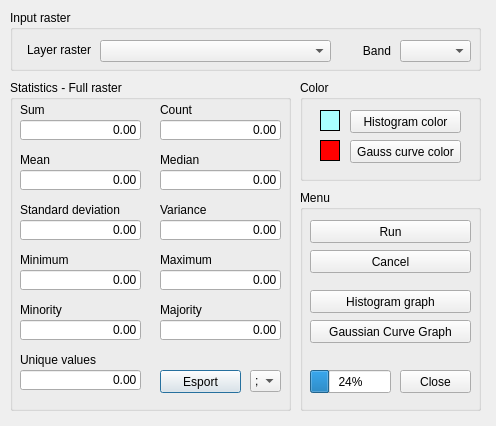
<?xml version="1.0" encoding="UTF-8"?>
<ui version="4.0">
 <class>RasterStatsPlusDialogBase</class>
 <widget class="QDialog" name="RasterStatsPlusDialogBase">
  <property name="geometry">
   <rect>
    <x>0</x>
    <y>0</y>
    <width>496</width>
    <height>426</height>
   </rect>
  </property>
  <property name="windowTitle">
   <string>Raster Stats Plus</string>
  </property>
  <widget class="QGroupBox" name="groupBox_1">
   <property name="geometry">
    <rect>
     <x>10</x>
     <y>10</y>
     <width>471</width>
     <height>61</height>
    </rect>
   </property>
   <property name="title">
    <string>Input raster</string>
   </property>
   <widget class="QComboBox" name="cmb_raster_load">
    <property name="geometry">
     <rect>
      <x>90</x>
      <y>30</y>
      <width>231</width>
      <height>22</height>
     </rect>
    </property>
   </widget>
   <widget class="QLabel" name="label">
    <property name="geometry">
     <rect>
      <x>340</x>
      <y>30</y>
      <width>41</width>
      <height>21</height>
     </rect>
    </property>
    <property name="text">
     <string>Band</string>
    </property>
    <property name="alignment">
     <set>Qt::AlignRight|Qt::AlignTrailing|Qt::AlignVCenter</set>
    </property>
   </widget>
   <widget class="QComboBox" name="cmb_field">
    <property name="geometry">
     <rect>
      <x>390</x>
      <y>30</y>
      <width>71</width>
      <height>22</height>
     </rect>
    </property>
   </widget>
   <widget class="QLabel" name="label_16">
    <property name="geometry">
     <rect>
      <x>10</x>
      <y>30</y>
      <width>71</width>
      <height>20</height>
     </rect>
    </property>
    <property name="locale">
     <locale language="English" country="UnitedStates"/>
    </property>
    <property name="text">
     <string>Layer raster</string>
    </property>
    <property name="alignment">
     <set>Qt::AlignRight|Qt::AlignTrailing|Qt::AlignVCenter</set>
    </property>
   </widget>
  </widget>
  <widget class="QGroupBox" name="groupBox_5">
   <property name="geometry">
    <rect>
     <x>10</x>
     <y>80</y>
     <width>281</width>
     <height>331</height>
    </rect>
   </property>
   <property name="title">
    <string>Statistics - Full raster</string>
   </property>
   <widget class="QLabel" name="label_2">
    <property name="geometry">
     <rect>
      <x>10</x>
      <y>20</y>
      <width>131</width>
      <height>20</height>
     </rect>
    </property>
    <property name="locale">
     <locale language="English" country="UnitedStates"/>
    </property>
    <property name="text">
     <string>Sum</string>
    </property>
    <property name="alignment">
     <set>Qt::AlignLeading|Qt::AlignLeft|Qt::AlignVCenter</set>
    </property>
   </widget>
   <widget class="QLineEdit" name="lineEdit_sum">
    <property name="geometry">
     <rect>
      <x>10</x>
      <y>40</y>
      <width>121</width>
      <height>20</height>
     </rect>
    </property>
    <property name="text">
     <string>0.00</string>
    </property>
    <property name="alignment">
     <set>Qt::AlignRight|Qt::AlignTrailing|Qt::AlignVCenter</set>
    </property>
    <property name="readOnly">
     <bool>true</bool>
    </property>
   </widget>
   <widget class="QLineEdit" name="lineEdit_count">
    <property name="geometry">
     <rect>
      <x>150</x>
      <y>40</y>
      <width>121</width>
      <height>20</height>
     </rect>
    </property>
    <property name="text">
     <string>0.00</string>
    </property>
    <property name="alignment">
     <set>Qt::AlignRight|Qt::AlignTrailing|Qt::AlignVCenter</set>
    </property>
    <property name="readOnly">
     <bool>true</bool>
    </property>
   </widget>
   <widget class="QLabel" name="label_4">
    <property name="geometry">
     <rect>
      <x>150</x>
      <y>20</y>
      <width>121</width>
      <height>20</height>
     </rect>
    </property>
    <property name="locale">
     <locale language="English" country="UnitedStates"/>
    </property>
    <property name="text">
     <string>Count</string>
    </property>
    <property name="alignment">
     <set>Qt::AlignLeading|Qt::AlignLeft|Qt::AlignVCenter</set>
    </property>
   </widget>
   <widget class="QLabel" name="label_5">
    <property name="geometry">
     <rect>
      <x>10</x>
      <y>70</y>
      <width>121</width>
      <height>20</height>
     </rect>
    </property>
    <property name="locale">
     <locale language="English" country="UnitedStates"/>
    </property>
    <property name="text">
     <string>Mean</string>
    </property>
    <property name="alignment">
     <set>Qt::AlignLeading|Qt::AlignLeft|Qt::AlignVCenter</set>
    </property>
   </widget>
   <widget class="QLineEdit" name="lineEdit_mean">
    <property name="geometry">
     <rect>
      <x>10</x>
      <y>90</y>
      <width>121</width>
      <height>20</height>
     </rect>
    </property>
    <property name="text">
     <string>0.00</string>
    </property>
    <property name="alignment">
     <set>Qt::AlignRight|Qt::AlignTrailing|Qt::AlignVCenter</set>
    </property>
    <property name="readOnly">
     <bool>true</bool>
    </property>
   </widget>
   <widget class="QLineEdit" name="lineEdit_median">
    <property name="geometry">
     <rect>
      <x>150</x>
      <y>90</y>
      <width>121</width>
      <height>20</height>
     </rect>
    </property>
    <property name="text">
     <string>0.00</string>
    </property>
    <property name="alignment">
     <set>Qt::AlignRight|Qt::AlignTrailing|Qt::AlignVCenter</set>
    </property>
    <property name="readOnly">
     <bool>true</bool>
    </property>
   </widget>
   <widget class="QLabel" name="label_6">
    <property name="geometry">
     <rect>
      <x>150</x>
      <y>70</y>
      <width>121</width>
      <height>20</height>
     </rect>
    </property>
    <property name="locale">
     <locale language="English" country="UnitedStates"/>
    </property>
    <property name="text">
     <string>Median</string>
    </property>
    <property name="alignment">
     <set>Qt::AlignLeading|Qt::AlignLeft|Qt::AlignVCenter</set>
    </property>
   </widget>
   <widget class="QLabel" name="label_7">
    <property name="geometry">
     <rect>
      <x>10</x>
      <y>120</y>
      <width>121</width>
      <height>20</height>
     </rect>
    </property>
    <property name="locale">
     <locale language="English" country="UnitedStates"/>
    </property>
    <property name="text">
     <string>Standard deviation</string>
    </property>
    <property name="alignment">
     <set>Qt::AlignLeading|Qt::AlignLeft|Qt::AlignVCenter</set>
    </property>
   </widget>
   <widget class="QLineEdit" name="lineEdit_std">
    <property name="geometry">
     <rect>
      <x>10</x>
      <y>140</y>
      <width>121</width>
      <height>20</height>
     </rect>
    </property>
    <property name="text">
     <string>0.00</string>
    </property>
    <property name="alignment">
     <set>Qt::AlignRight|Qt::AlignTrailing|Qt::AlignVCenter</set>
    </property>
    <property name="readOnly">
     <bool>true</bool>
    </property>
   </widget>
   <widget class="QLineEdit" name="lineEdit_variance">
    <property name="geometry">
     <rect>
      <x>150</x>
      <y>140</y>
      <width>121</width>
      <height>20</height>
     </rect>
    </property>
    <property name="text">
     <string>0.00</string>
    </property>
    <property name="alignment">
     <set>Qt::AlignRight|Qt::AlignTrailing|Qt::AlignVCenter</set>
    </property>
    <property name="readOnly">
     <bool>true</bool>
    </property>
   </widget>
   <widget class="QLabel" name="label_8">
    <property name="geometry">
     <rect>
      <x>150</x>
      <y>120</y>
      <width>121</width>
      <height>20</height>
     </rect>
    </property>
    <property name="locale">
     <locale language="English" country="UnitedStates"/>
    </property>
    <property name="text">
     <string>Variance</string>
    </property>
    <property name="alignment">
     <set>Qt::AlignLeading|Qt::AlignLeft|Qt::AlignVCenter</set>
    </property>
   </widget>
   <widget class="QLabel" name="label_9">
    <property name="geometry">
     <rect>
      <x>10</x>
      <y>170</y>
      <width>121</width>
      <height>20</height>
     </rect>
    </property>
    <property name="locale">
     <locale language="English" country="UnitedStates"/>
    </property>
    <property name="text">
     <string>Minimum</string>
    </property>
    <property name="alignment">
     <set>Qt::AlignLeading|Qt::AlignLeft|Qt::AlignVCenter</set>
    </property>
   </widget>
   <widget class="QLineEdit" name="lineEdit_min">
    <property name="geometry">
     <rect>
      <x>10</x>
      <y>190</y>
      <width>121</width>
      <height>20</height>
     </rect>
    </property>
    <property name="text">
     <string>0.00</string>
    </property>
    <property name="alignment">
     <set>Qt::AlignRight|Qt::AlignTrailing|Qt::AlignVCenter</set>
    </property>
    <property name="readOnly">
     <bool>true</bool>
    </property>
   </widget>
   <widget class="QLineEdit" name="lineEdit_max">
    <property name="geometry">
     <rect>
      <x>150</x>
      <y>190</y>
      <width>121</width>
      <height>20</height>
     </rect>
    </property>
    <property name="text">
     <string>0.00</string>
    </property>
    <property name="alignment">
     <set>Qt::AlignRight|Qt::AlignTrailing|Qt::AlignVCenter</set>
    </property>
    <property name="readOnly">
     <bool>true</bool>
    </property>
   </widget>
   <widget class="QLabel" name="label_11">
    <property name="geometry">
     <rect>
      <x>150</x>
      <y>170</y>
      <width>121</width>
      <height>20</height>
     </rect>
    </property>
    <property name="locale">
     <locale language="English" country="UnitedStates"/>
    </property>
    <property name="text">
     <string>Maximum</string>
    </property>
    <property name="alignment">
     <set>Qt::AlignLeading|Qt::AlignLeft|Qt::AlignVCenter</set>
    </property>
   </widget>
   <widget class="QLabel" name="label_13">
    <property name="geometry">
     <rect>
      <x>10</x>
      <y>220</y>
      <width>101</width>
      <height>20</height>
     </rect>
    </property>
    <property name="locale">
     <locale language="English" country="UnitedStates"/>
    </property>
    <property name="text">
     <string>Minority</string>
    </property>
    <property name="alignment">
     <set>Qt::AlignLeading|Qt::AlignLeft|Qt::AlignVCenter</set>
    </property>
   </widget>
   <widget class="QLineEdit" name="lineEdit_minority">
    <property name="geometry">
     <rect>
      <x>10</x>
      <y>240</y>
      <width>121</width>
      <height>20</height>
     </rect>
    </property>
    <property name="text">
     <string>0.00</string>
    </property>
    <property name="alignment">
     <set>Qt::AlignRight|Qt::AlignTrailing|Qt::AlignVCenter</set>
    </property>
    <property name="readOnly">
     <bool>true</bool>
    </property>
   </widget>
   <widget class="QLineEdit" name="lineEdit_majority">
    <property name="geometry">
     <rect>
      <x>150</x>
      <y>240</y>
      <width>121</width>
      <height>20</height>
     </rect>
    </property>
    <property name="text">
     <string>0.00</string>
    </property>
    <property name="alignment">
     <set>Qt::AlignRight|Qt::AlignTrailing|Qt::AlignVCenter</set>
    </property>
    <property name="readOnly">
     <bool>true</bool>
    </property>
   </widget>
   <widget class="QLabel" name="label_14">
    <property name="geometry">
     <rect>
      <x>150</x>
      <y>220</y>
      <width>121</width>
      <height>20</height>
     </rect>
    </property>
    <property name="locale">
     <locale language="English" country="UnitedStates"/>
    </property>
    <property name="text">
     <string>Majority</string>
    </property>
    <property name="alignment">
     <set>Qt::AlignLeading|Qt::AlignLeft|Qt::AlignVCenter</set>
    </property>
   </widget>
   <widget class="QLineEdit" name="lineEdit_unique">
    <property name="geometry">
     <rect>
      <x>10</x>
      <y>290</y>
      <width>121</width>
      <height>20</height>
     </rect>
    </property>
    <property name="text">
     <string>0.00</string>
    </property>
    <property name="alignment">
     <set>Qt::AlignRight|Qt::AlignTrailing|Qt::AlignVCenter</set>
    </property>
    <property name="readOnly">
     <bool>true</bool>
    </property>
   </widget>
   <widget class="QLabel" name="label_15">
    <property name="geometry">
     <rect>
      <x>10</x>
      <y>270</y>
      <width>121</width>
      <height>20</height>
     </rect>
    </property>
    <property name="locale">
     <locale language="English" country="UnitedStates"/>
    </property>
    <property name="text">
     <string>Unique values</string>
    </property>
    <property name="alignment">
     <set>Qt::AlignLeading|Qt::AlignLeft|Qt::AlignVCenter</set>
    </property>
   </widget>
   <widget class="QPushButton" name="pushButton_export">
    <property name="geometry">
     <rect>
      <x>150</x>
      <y>290</y>
      <width>81</width>
      <height>23</height>
     </rect>
    </property>
    <property name="text">
     <string>Esport</string>
    </property>
   </widget>
   <widget class="QComboBox" name="comboBox_col_delim">
    <property name="geometry">
     <rect>
      <x>240</x>
      <y>290</y>
      <width>31</width>
      <height>22</height>
     </rect>
    </property>
    <item>
     <property name="text">
      <string>;</string>
     </property>
    </item>
    <item>
     <property name="text">
      <string>,</string>
     </property>
    </item>
    <item>
     <property name="text">
      <string>|</string>
     </property>
    </item>
    <item>
     <property name="text">
      <string>T</string>
     </property>
    </item>
   </widget>
  </widget>
  <widget class="QGroupBox" name="groupBox">
   <property name="geometry">
    <rect>
     <x>300</x>
     <y>80</y>
     <width>181</width>
     <height>101</height>
    </rect>
   </property>
   <property name="title">
    <string>Color</string>
   </property>
   <widget class="QLabel" name="label_10">
    <property name="geometry">
     <rect>
      <x>20</x>
      <y>30</y>
      <width>20</width>
      <height>21</height>
     </rect>
    </property>
    <property name="styleSheet">
     <string notr="true">background-color: rgb(170, 255, 255);</string>
    </property>
    <property name="frameShape">
     <enum>QFrame::Box</enum>
    </property>
    <property name="text">
     <string/>
    </property>
   </widget>
   <widget class="QPushButton" name="pushButton_colore_histogram">
    <property name="geometry">
     <rect>
      <x>50</x>
      <y>30</y>
      <width>111</width>
      <height>23</height>
     </rect>
    </property>
    <property name="text">
     <string>Histogram color</string>
    </property>
   </widget>
   <widget class="QPushButton" name="pushButton_colore_curve">
    <property name="geometry">
     <rect>
      <x>50</x>
      <y>60</y>
      <width>111</width>
      <height>23</height>
     </rect>
    </property>
    <property name="text">
     <string>Gauss curve color</string>
    </property>
   </widget>
   <widget class="QLabel" name="label_12">
    <property name="geometry">
     <rect>
      <x>20</x>
      <y>60</y>
      <width>20</width>
      <height>21</height>
     </rect>
    </property>
    <property name="styleSheet">
     <string notr="true">background-color: rgb(255, 0, 0);</string>
    </property>
    <property name="frameShape">
     <enum>QFrame::Box</enum>
    </property>
    <property name="text">
     <string/>
    </property>
   </widget>
  </widget>
  <widget class="QGroupBox" name="groupBox_2">
   <property name="geometry">
    <rect>
     <x>300</x>
     <y>190</y>
     <width>181</width>
     <height>221</height>
    </rect>
   </property>
   <property name="title">
    <string>Menu</string>
   </property>
   <widget class="QPushButton" name="pushButton_run">
    <property name="geometry">
     <rect>
      <x>10</x>
      <y>30</y>
      <width>161</width>
      <height>23</height>
     </rect>
    </property>
    <property name="text">
     <string>Run</string>
    </property>
   </widget>
   <widget class="QPushButton" name="pushButton_cancel">
    <property name="geometry">
     <rect>
      <x>10</x>
      <y>60</y>
      <width>161</width>
      <height>23</height>
     </rect>
    </property>
    <property name="text">
     <string>Cancel</string>
    </property>
   </widget>
   <widget class="QPushButton" name="pushButton_hystogram">
    <property name="geometry">
     <rect>
      <x>10</x>
      <y>100</y>
      <width>161</width>
      <height>23</height>
     </rect>
    </property>
    <property name="text">
     <string>Histogram graph</string>
    </property>
   </widget>
   <widget class="QPushButton" name="pushButton_gauss_graph">
    <property name="geometry">
     <rect>
      <x>10</x>
      <y>130</y>
      <width>161</width>
      <height>23</height>
     </rect>
    </property>
    <property name="text">
     <string>Gaussian Curve Graph</string>
    </property>
   </widget>
   <widget class="QProgressBar" name="progressBar">
    <property name="geometry">
     <rect>
      <x>10</x>
      <y>180</y>
      <width>81</width>
      <height>23</height>
     </rect>
    </property>
    <property name="value">
     <number>24</number>
    </property>
   </widget>
   <widget class="QPushButton" name="pushButton_close">
    <property name="geometry">
     <rect>
      <x>100</x>
      <y>180</y>
      <width>71</width>
      <height>23</height>
     </rect>
    </property>
    <property name="text">
     <string>Close</string>
    </property>
   </widget>
  </widget>
 </widget>
 <resources/>
 <connections/>
</ui>
